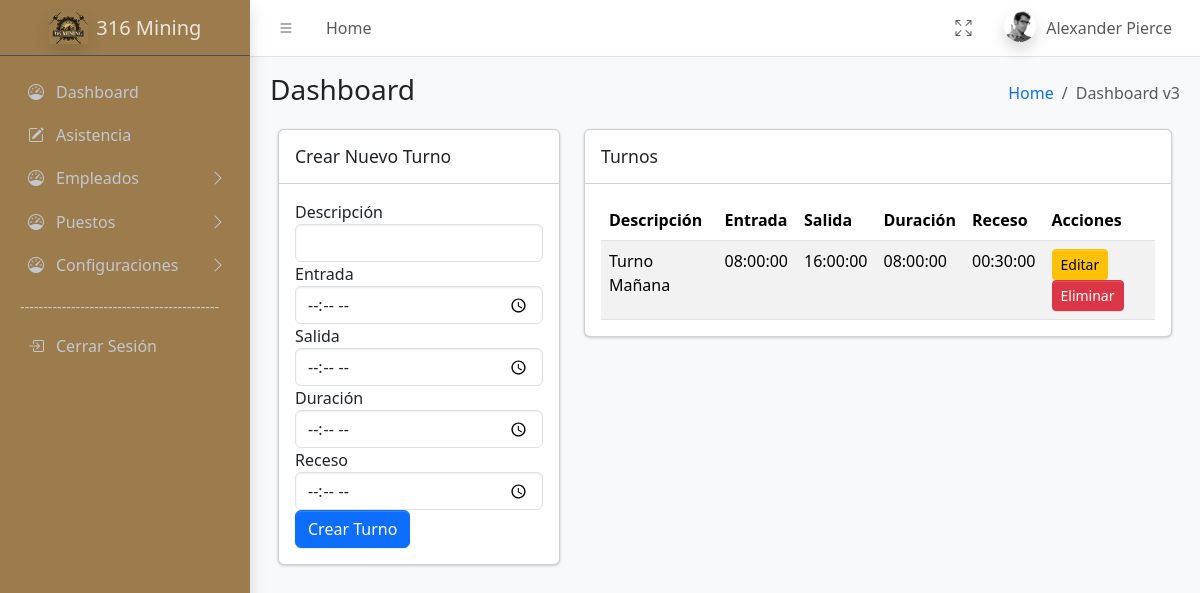
/sistema/controller/ConfiguracionesController/TurnosController.php?action=MostrarTurnos, run on an earlier commit of the app's database.
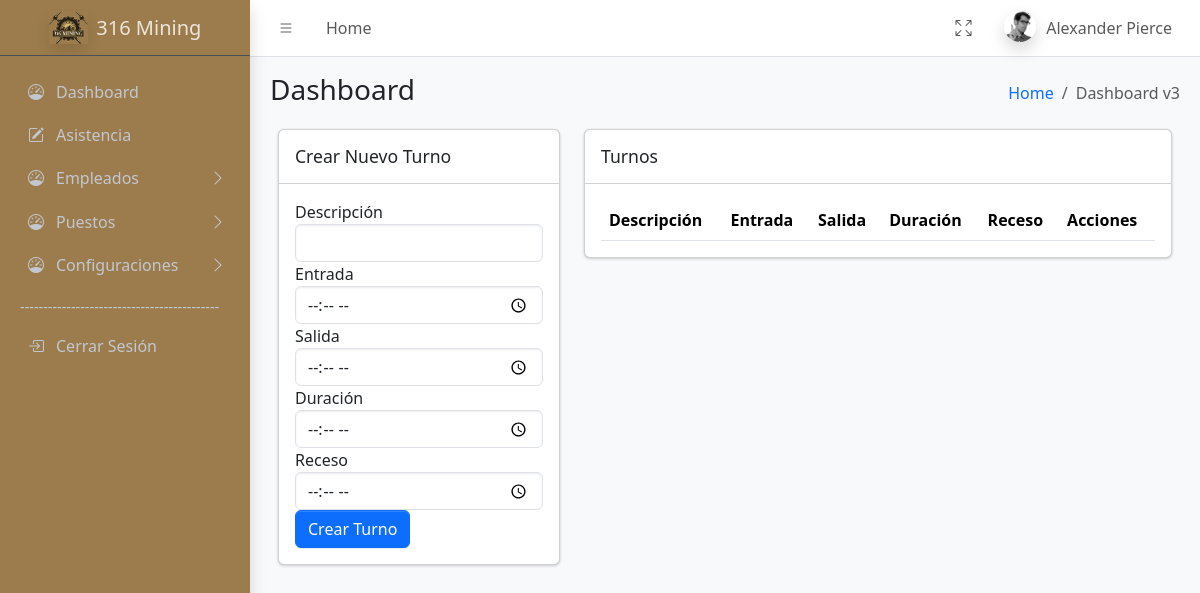
And on a later commit of the database.
### tables this page shows
CREATE TABLE `turnos` (
  `idTurno` int(11) NOT NULL,
  `descripcion` varchar(50) NOT NULL,
  `entrada` time DEFAULT NULL,
  `salida` time DEFAULT NULL,
  `duracion` time DEFAULT NULL,
  `receso` time NOT NULL,
  `tolerancia` int(11) DEFAULT 0,
  `tolerancia_acumulada_mensual` int(11) DEFAULT 0
);

### sistema/model/conexion.php (called while the page is built, shortened)
<?php
class Database {
    public function __construct() {
        try {
            $host = 'localhost';
            $dbname = 'biometrico';
            $username = 'root';
            $password = '';
            $this->conn = new PDO("mysql:host=$host;dbname=$dbname", $username, $password);
        } catch (PDOException $e) {
            echo "Error de conexión: " . $e->getMessage();
            exit();
        }
    }
}
?>

### sistema/controller/BaseController.php (called while the page is built, shortened)
<?php
class BaseController {
        protected function loadView($view,
                                        $data = [],
                                        $additionalCss = [],
                                        $additionalJs = [],
                                        $title = 'Sistema') {
                                    include __DIR__ . '/../view/templates/layout.php';
    }
}
?>

### sistema/model/ConfiguracionModel/TurnosModel.php (called while the page is built, shortened)
<?php
require_once __DIR__ . '/../conexion.php';
class Turnos extends Database {
    public function ObtenerTurnos() {
        $sql = "SELECT * FROM turnos ORDER BY descripcion ASC";
        $stmt = $this->conn->prepare($sql);
        $stmt->execute();
        return $stmt->fetchAll(PDO::FETCH_ASSOC);
    }
}
?>

### sistema/view/Configuracion/Turnos.php (the view, shortened to what this page needs)
<div class="col-sm-6">
    <h3 class="mb-0">Dashboard</h3>
</div>
<div class="col-sm-6">
    <ol class="breadcrumb float-sm-end">
        <li class="breadcrumb-item"><a href="#">Home</a></li>
        <li class="breadcrumb-item active" aria-current="page">
            Dashboard v3
        </li>
    </ol>
</div>
</div>
</div>
</div>
<div class="app-content">
    <div class="container-fluid">
        <div class="row">
        <div class="app-content">
    <div class="container-fluid">
        <div class="row">
            <div class="col-lg-4">
                <div class="card mb-3">
                    <div class="card-header">
                        <h3 class="card-title">Crear Nuevo Turno</h3>
                    </div>
                    <div class="card-body">
                        <form action="/biometrico/sistema/controller/ConfiguracionesController/TurnosController.php?action=CrearTurno" method="POST" id="formCrearTurno">
                            <div class="form-group">
                                <label for="descripcion">Descripción</label>
                                <input type="text" class="form-control" id="descripcion" name="descripcion" required>
                            </div>
                            <div class="form-group">
                                <label for="entrada">Entrada</label>
                                <input type="time" class="form-control" id="entrada" name="entrada" required>
                            </div>
                            <div class="form-group">
                                <label for="salida">Salida</label>
                                <input type="time" class="form-control" id="salida" name="salida" required>
                            </div>
                            <div class="form-group">
                                <label for="duracion">Duración</label>
                                <input type="time" class="form-control" id="duracion" name="duracion" required>
                            </div>
                            <div class="form-group">
                                <label for="receso">Receso</label>
                                <input type="time" class="form-control" id="receso" name="receso" required>
                            </div>
                            <button type="submit" class="btn btn-primary">Crear Turno</button>
                        </form>
                    </div>
                </div>
            </div>
            <div class="col-lg-8">
                <div class="card mb-4">
                    <div class="card-header">
                        <h3 class="card-title">Turnos</h3>
                    </div>
                    <div class="card-body table-responsive">
                        <table class="table table-striped">
                            <thead>
                                <tr>
                                    <th>Descripción</th>
                                    <th>Entrada</th>
                                    <th>Salida</th>
                                    <th>Duración</th>
                                    <th>Receso</th>
                                    <th>Acciones</th>
                                </tr>
                            </thead>
                            <tbody>
                                <?php foreach ($Turnos as $Turno): ?>
                                    <tr>
                                        <td><?= $Turno['descripcion'] ?></td>
                                        <td><?= $Turno['entrada'] ?></td>
                                        <td><?= $Turno['salida'] ?></td>
                                        <td><?= $Turno['duracion'] ?></td>
                                        <td><?= $Turno['receso'] ?></td>
                                        <td>
                                            <button class="btn btn-warning btn-sm" data-bs-toggle="modal" data-bs-target="#editModal"
                                                data-id="<?= $Turno['idTurno'] ?>"
                                                data-descripcion="<?= $Turno['descripcion'] ?>"
                                                data-entrada="<?= $Turno['entrada'] ?>"
                                                data-salida="<?= $Turno['salida'] ?>"
                                                data-duracion="<?= $Turno['duracion'] ?>"
                                                data-receso="<?= $Turno['receso'] ?>">Editar</button>
                                            <button class="btn btn-danger btn-sm" data-bs-toggle="modal" data-bs-target="#deleteModal"
                                                data-id="<?= $Turno['idTurno'] ?>"
                                                data-descripcion="<?= $Turno['descripcion'] ?>">Eliminar</button>
                                        </td>
                                    </tr>
                                <?php endforeach; ?>
                            </tbody>
                        </table>
                    </div>
                </div>
            </div>
        </div>
    </div>
</div>
        </div>
    </div>
</div>
</div>

### sistema/controller/ConfiguracionesController/TurnosController.php (shortened to what this page needs)
<?php
require_once '../BaseController.php';
require_once __DIR__ . '/../../model/ConfiguracionModel/TurnosModel.php';
class TurnosController extends BaseController
{
    private $model;
    public function __construct()
    {
        $this->model = new Turnos();
    }
    public function MostrarTurnos()
    {
        if ($_SERVER['REQUEST_METHOD'] == 'GET') {
            $Turnos = $this->model->ObtenerTurnos();
            $this->loadView(
                'Configuracion.Turnos',
                ['Turnos' => $Turnos],
                [],
                [
                    '/biometrico/sistema/view/Configuracion/js/Turno.min.js'
                ],
                'Turnos'
            );
        }
    }
}
if (isset($_GET['action'])) {
    $controller = new TurnosController();
    $action = $_GET['action'];
    if (method_exists($controller, $action)) {
        $controller->$action();
    } else {
        echo "Error: Acción no encontrada.";
    }
}

### sistema/view/templates/layout.php (shortened to what this page needs)
<!DOCTYPE html>
<html lang="en">
<head>
    <link rel="stylesheet" href="https://cdn.jsdelivr.net/npm/@fontsource/source-sans-3@5.0.12/index.css">
    <link rel="stylesheet" href="https://cdn.jsdelivr.net/npm/overlayscrollbars@2.3.0/styles/overlayscrollbars.min.css">
    <link rel="stylesheet" href="https://cdn.jsdelivr.net/npm/bootstrap-icons@1.11.0/font/bootstrap-icons.min.css">
    <link rel="stylesheet" href="../../resources/dist/css/adminlte.css">
    <link rel="stylesheet" href="https://cdn.jsdelivr.net/npm/apexcharts@3.37.1/dist/apexcharts.css">
</head>
<body class="layout-fixed sidebar-expand-lg bg-body-tertiary">
    <div class="app-wrapper">
        <nav class="app-header navbar navbar-expand bg-body">
            <div class="container-fluid">
                <ul class="navbar-nav">
                    <li class="nav-item"> <a class="nav-link" data-lte-toggle="sidebar" href="#" role="button"> <i class="bi bi-list"></i> </a> </li>
                    <li class="nav-item d-none d-md-block"> <a href="#" class="nav-link">Home</a> </li>
                </ul>
                <ul class="navbar-nav ms-auto">
                    <li class="nav-item"> <a class="nav-link" href="#" data-lte-toggle="fullscreen"> <i data-lte-icon="maximize" class="bi bi-arrows-fullscreen"></i> </a> </li>
                    <li class="nav-item dropdown user-menu"> <a href="#" class="nav-link dropdown-toggle" data-bs-toggle="dropdown"> <img src="../resources/dist/assets/img/user2-160x160.jpg" class="user-image rounded-circle shadow" alt="User Image"> <span class="d-none d-md-inline">Alexander Pierce</span> </a>
                    </li>
                </ul>
            </div>
        </nav>
        <aside class="app-sidebar bg-body-secondary shadow" data-bs-theme="dark">
            <div class="sidebar-brand"> <a href="./index.php" class="brand-link"> <img src="../../resources/img/minaLogo.png" alt="AdminLTE Logo" class="brand-image opacity-75 shadow"> <span class="brand-text fw-light">316 Mining</span> </a> </div>
            <div class="sidebar-wrapper">
                <nav class="mt-2">
                    <ul class="nav sidebar-menu flex-column" data-lte-toggle="treeview" role="menu" data-accordion="false" color="#8b783d">
                        <li class="nav-item"> <a href="/biometrico/sistema/controller/DashboardController/DashboardController.php?action=MostrarDashboard" class="nav-link"> <i class="nav-icon bi bi-speedometer"></i>
                                <p>
                                    Dashboard
                                </p>
                            </a>
                        </li>
                        <li class="nav-item"> <a href="/biometrico/sistema/controller/AsistenciaController/AsistenciaController.php?=VerAsistencias" class="nav-link"> <i class="nav-icon bi bi-pencil-square"></i>
                                <p>
                                    Asistencia</i>
                                </p>
                            </a>
                        </li>
                        <li class="nav-item menu-close"> <a href="#" class="nav-link"> <i class="nav-icon bi bi-speedometer"></i>
                                <p>
                                    Empleados
                                </p>
                            </a>
                        </li>
                        <li class="nav-item menu-close"> <a href="#" class="nav-link"> <i class="nav-icon bi bi-speedometer"></i>
                                <p>
                                    Puestos
                                </p>
                            </a>
                        <li class="nav-item menu-close"> <a href="#" class="nav-link"> <i class="nav-icon bi bi-speedometer"></i>
                                <p>
                                    Configuraciones
                                </p>
                            </a>
                        </li>
                        <li class="nav-header">-------------------------------------------</li>
                        <li class="nav-item"> <a href="#" id="cerrarSesion" class="nav-link">
                                <i class="nav-icon bi bi-box-arrow-in-right"></i>
                                <p>Cerrar Sesión</p>
                            </a>
                        </li>
                    </ul>
                </nav>
            </div>
        </aside>
        <main class="app-main">
            <div class="app-content-header">
                <div class="container-fluid">
                    <div class="row">
                        <?php include $viewPath; ?>
</body>
</body>
</html>

What changed in the data, as far as the page shows it:
removed turnos: descripcion "Turno Mañana", entrada "08:00:00", salida "16:00:00", duracion "08:00:00", receso "00:30:00"
